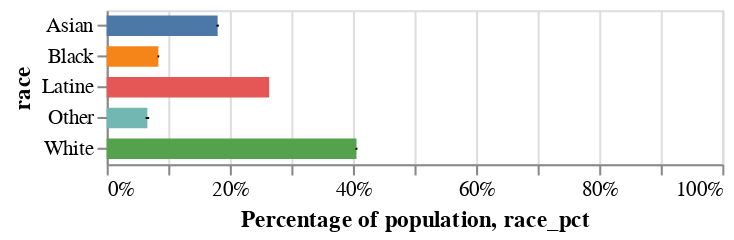

This figure's notebook cell:
### Code cell
# Make a grouped bar chart of census tracts
bars = alt.Chart(rc_out).mark_bar(size=10).encode(
    x=alt.X('race_pct:Q').scale(domain=(0,1)).axis(format='%').title("Percentage of population"),
    y='race:N',
    color=alt.Color('race:N').legend(None)
).properties(
    width=300,
    height=75
)

#Show MOE
error_bars = alt.Chart().mark_errorbar().encode(
    x=alt.X('race_pct:Q').scale(zero=False),
    xError=('race_pct_moe:Q'),
    y='race:N'
)

alt.layer(bars, error_bars, data=rc_out)

### Figure 1 — Vega-Lite specification as saved in the notebook (floating-point values rounded to 4 significant figures)
{"config": {"view": {"continuousWidth": 300, "continuousHeight": 300}}, "layer": [{"mark": {"type": "bar", "size": 10}, "encoding": {"color": {"field": "race", "legend": null, "type": "nominal"}, "x": {"axis": {"format": "%"}, "field": "race_pct", "scale": {"domain": [0, 1]}, "title": "Percentage of population", "type": "quantitative"}, "y": {"field": "race", "type": "nominal"}}}, {"mark": {"type": "errorbar"}, "encoding": {"x": {"field": "race_pct", "scale": {"zero": false}, "type": "quantitative"}, "xError": {"field": "race_pct_moe"}, "y": {"field": "race", "type": "nominal"}}}], "data": {"name": "data-3e08b7068a2a8ff5b9ff7133329ebf70"}, "height": 75, "width": 300, "$schema": "https://vega.github.io/schema/vega-lite/v5.20.1.json", "datasets": {"data-3e08b7068a2a8ff5b9ff7133329ebf70": [{"race": "White", "race_pct": 0.4058, "race_pct_moe": 0.001556}, {"race": "Black", "race_pct": 0.08396, "race_pct_moe": 0.001374}, {"race": "Asian", "race_pct": 0.1802, "race_pct_moe": 0.001903}, {"race": "Other", "race_pct": 0.06608, "race_pct_moe": 0.002844}, {"race": "Latine", "race_pct": 0.264, "race_pct_moe": 0.0}]}}
